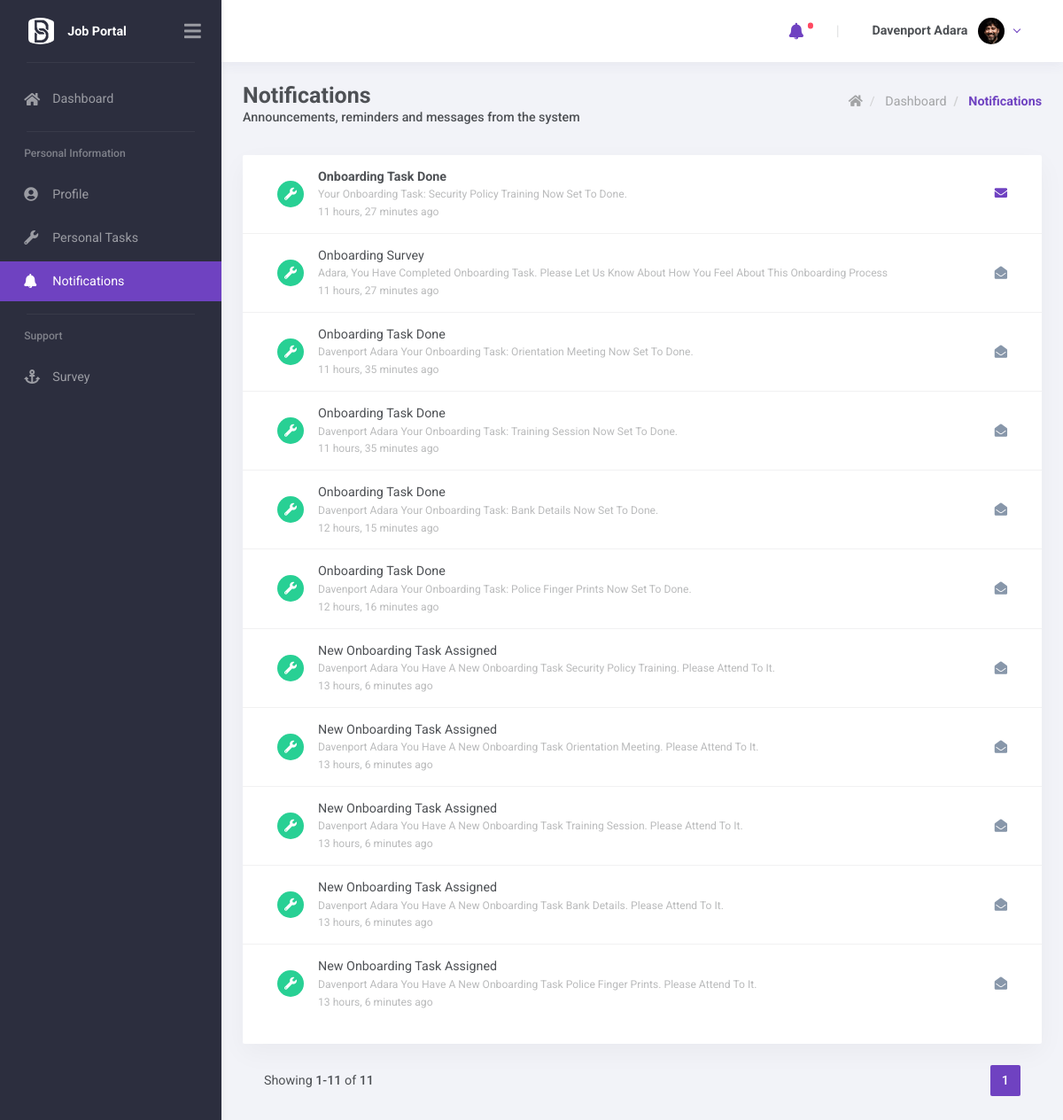
Page /app/notifications/ (signed in) on the committed database.
### core/models.py (models this page shows, shortened)
class Employee(AbstractUser, PermissionsMixin):
    id = models.UUIDField(primary_key=True, default=uuid.uuid4, editable=False)
    employee_number = models.CharField(max_length=10, editable=False, unique=True)
    nationalIdNo = models.CharField(max_length=150, help_text="format:XX-XXXXXX-A-XX", unique=True,
                                    verbose_name="Nation ID Number")
    profilePhoto = models.ImageField(blank=True, null=True, upload_to="users/profile-photos",
                                     verbose_name="Profile Photo")
    username = models.CharField(max_length=150, unique=True)
    email = models.EmailField(max_length=255, unique=True, )
    phone = PhoneNumberField(max_length=20, verbose_name="Phone Number")
    SEX_CHOICES = [
        ("MALE", "Male"),
        ("FEMALE", "Female"),
        ("UNKNOWN", "Unknown"),
    ]
    date_of_birth = models.DateField(blank=True, null=True)
    sex = models.CharField(max_length=10, choices=SEX_CHOICES, default="UNKNOWN", verbose_name="Sex")
    address_line_1 = models.CharField(max_length=255, blank=True, null=True, verbose_name="Address Line 1")
    address_line_2 = models.CharField(max_length=255, blank=True, null=True, verbose_name="Address Line 2")
    ROLE_CHOICES = [
        ('ADMIN', 'Admin'),
        ('APPLICANT', 'Applicant'),
        ('HR OFFICER', 'HR Officer'),
        ("EMPLOYEE", "Employee")
    ]
    role = models.CharField(max_length=255, choices=ROLE_CHOICES, default="ADMIN")
    active_assignment = models.OneToOneField('JobAssignments', on_delete=models.SET_NULL,
                                             related_name="active_employee", null=True, blank=True)
    objects = CustomUserManager()
    USERNAME_FIELD = 'email'
    REQUIRED_FIELDS = [
        "phone",
        "username",
        "first_name",
        "last_name",
        "nationalIdNo"
    ]
    def __str__(self):
        return self.last_name.upper() + " " + self.first_name.upper()
    class Meta:
        ordering = ["first_name", "last_name"]
        unique_together = [("nationalIdNo")]
        verbose_name = "Employee"
        verbose_name_plural = "Employees"

class BaseModel(models.Model):
    id = models.UUIDField(primary_key=True, default=uuid.uuid4, editable=False)
    createdAt = models.DateTimeField(auto_now_add=True)
    updatedAt = models.DateTimeField(auto_now=True)
    class Meta:
        abstract = True

class Notification(BaseModel):
    LEVELS_CHOICES = [('success', "Success"), ('info', "info"), ('warning', "Warning"), ('error', "Danger")]
    level = models.CharField(verbose_name='Level', choices=LEVELS_CHOICES, default="success", max_length=20)
    subject = models.CharField("Subject", max_length=255, default="Subject")
    description = models.TextField("Description", default="Description")
    recipient = models.ForeignKey(Employee, on_delete=models.CASCADE, related_name='notifications',
                                  verbose_name='Recipient', blank=False, )
    unread = models.BooleanField(verbose_name='Unread', default=True, db_index=True)
    author = models.ForeignKey(Employee, on_delete=models.CASCADE, related_name='sent_notifications',
                               verbose_name='Author', blank=False, )
    public = models.BooleanField(verbose_name='public', default=True, db_index=True)
    deleted = models.BooleanField(verbose_name='deleted', default=False, db_index=True)
    emailed = models.BooleanField(verbose_name='emailed', default=False, db_index=True)
    data = models.JSONField(verbose_name='data', blank=True, null=True)
    objects = NotificationQuerySet.as_manager()
    class Meta:
        ordering = ("-unread", '-createdAt',)
        verbose_name = "Notification"
        verbose_name_plural = 'Notifications'
    @property
    def timesince(self, now=None):
        from django.utils.timesince import timesince as timesince_
        return timesince_(self.createdAt, now)

### core/views.py (the view)
# urls.py: path('app/notifications/', NotificationListView.as_view(), name='app_notifications'),
class NotificationListView(AccessRequiredMixin, ListView, SearchFilter):
    template_name = "pages/notifications.html"
    required_roles = ["ADMIN", "HR OFFICER", "EMPLOYEE", "APPLICANT"]
    model = Notification
    paginate_by = settings.PAGE_SIZE
    paginator_class = Paginator
    total_count = 0
    search_fields = [
        "subject",
        "description",
    ]
    def get_queryset(self, **kwargs):
        queryset = super().get_queryset().filter(recipient=self.request.user)
        self.total_count = queryset.count()
        return self.filter_queryset_here(request=self.request, queryset=queryset)
    def get_context_data(self, **kwargs):
        context = super().get_context_data(**kwargs)
        context["total"] = self.total_count
        return context

### core/helpers/search_filter.py (called while the page is built, shortened)
def search_smart_split(search_terms):
    split_terms = []
    return split_terms

    def get_search_terms(self, request):
        value = request.GET.get(self.search_param, '')
        field = CharField(trim_whitespace=False, allow_blank=True)
        cleaned_value = field.run_validation(value)
        return search_smart_split(cleaned_value)

    def filter_queryset_here(self, queryset, request):
        search_terms = self.get_search_terms(request)
        if not self.search_fields or not search_terms:
            return queryset

### core/models.py (called while the page is built)
    def unread(self, include_deleted=False):
        return self.filter(unread=True, deleted=False)

### templates/pages/notifications.html
{% extends "layouts/app.layout.html" %}
{% block app-content %}
    {% include "includes/notifications_list/header.html" %}
    <div class="card">
        {% include "includes/notifications_list/table.html" %}
    </div>
    {% if page_obj %}
        <div class="mt-4">
    	{% include "components/datatables/pagination.html" %}
        </div>
    {% endif %}
{% endblock %}

### templates/layouts/includes/user-dropdown.html (shortened to what this page needs)
{% load static random_color %}
<div class="demo-navbar-user nav-item dropdown">
            <a class="nav-link dropdown-toggle" href="#" data-toggle="dropdown">
                <div class="d-inline-flex flex-lg-row-reverse align-items-center align-middle">
                    {% if request.user.profilePhoto %}
                    	 <img src="{{ request.user.profilePhoto.url }}" alt
                         class="d-block ui-w-30 rounded-circle">
                   {% else %}
                        <div class="d-flex align-items-center justify-content-center ui-w-30 rounded-circle {% random_user_color %} text-white">
                        {{ request.user.first_name | first  }}
                        </div>
                    {% endif %}
                    <span class="px-1 text-dark font-weight-bold mr-lg-2 ml-2 ml-lg-0 d-none d-md-inline">
                        {{ request.user | title }}
                    </span>
                </div>
            </a>
        </div>

### templates/includes/notifications_list/table.html (shortened to what this page needs)
{% if object_list.count %}
    <div class="table-responsive mb-4">
        <table class="table card-table table-sm">
            <tbody>
            {% for notification in object_list %}
                <tr>
                    <td>
                      {% if notification.data.link %}
                            <a href="{{ notification.data.link }}?from_notification={{ notification.id }}"
                               class="list-group-item list-group-item-action media d-flex align-items-center border-0">
                                <div class="ui-icon ui-icon-sm feather bg-{{ notification.get_level_display | lower }} border-0 text-white">
                                    <i class="{{ notification.data.icon }}"></i>
                                </div>
                                <div class="media-body line-height-condenced ml-3">
                                    <div class="text-dark {% if notification.unread %}font-weight-bold{% endif %} ">{{ notification.subject }}</div>
                                    <div class="text-light small mt-1">
                                        {{ notification.description | title }}
                                    </div>
                                    <div class="text-light small mt-1">{{ notification.timesince }} ago</div>
                                </div>
                                {% if notification.unread %}
                                	<i class="ml-auto fas fa-envelope text-primary"></i>
                                    {% else %}
                                	<i class="ml-auto fas fa-envelope-open text-secondary"></i>
                                {% endif %}
                            </a>
                        {% endif %}
                    </td>
                </tr>
            {% endfor %}
            </tbody>
        </table>
    </div>
{% else %}
    {% include "layouts/includes/empty-datatable.html" %}
{% endif %}

### static/assets/css/uikit.css (style rules this page uses)
.ui-w-30 { width: 30px !important; height: 30px !important; }
.ui-icon { display: inline-block; width: 46px; height: 46px; border: 2px solid; border-radius: 50%; vertical-align: middle; text-align: center; font-size: 18px; line-height: calc(46px - 4px); }
.ui-icon.border-0 { line-height: 46px; }
.ui-icon-sm { width: 30px; height: 30px; font-size: 14px; line-height: calc(30px - 4px); }
.ui-icon-sm.border-0 { line-height: 30px; }
.material-style .ui-icon { border-color: rgba(24, 28, 33, 0.06); }

### rows in the picture
Employee: user.profilePhoto (picture), user "Davenport Adara"
Notification: subject "Onboarding Task Done", description "Your Onboarding Task: Security Policy Training Now Set To Done.", timesince "11 hours, 27 minutes", unread True (drawn)
Notification: subject "Onboarding Survey", description "Adara, You Have Completed Onboarding Task. Please Let Us Know About How You Feel About This Onboarding Process", timesince "11 hours, 27 minutes", unread False (drawn)
Notification: subject "Onboarding Task Done", description "Davenport Adara Your Onboarding Task: Orientation Meeting Now Set To Done.", timesince "11 hours, 35 minutes", unread False (drawn)
Notification: subject "Onboarding Task Done", description "Davenport Adara Your Onboarding Task: Training Session Now Set To Done.", timesince "11 hours, 35 minutes", unread False (drawn)
Notification: subject "Onboarding Task Done", description "Davenport Adara Your Onboarding Task: Bank Details Now Set To Done.", timesince "12 hours, 15 minutes", unread False (drawn)
Notification: subject "Onboarding Task Done", description "Davenport Adara Your Onboarding Task: Police Finger Prints Now Set To Done.", timesince "12 hours, 16 minutes", unread False (drawn)
Notification: subject "New Onboarding Task Assigned", description "Davenport Adara You Have A New Onboarding Task Security Policy Training. Please Attend To It.", timesince "13 hours, 6 minutes", unread False (drawn)
Notification: subject "New Onboarding Task Assigned", description "Davenport Adara You Have A New Onboarding Task Orientation Meeting. Please Attend To It.", timesince "13 hours, 6 minutes", unread False (drawn)
Notification: subject "New Onboarding Task Assigned", description "Davenport Adara You Have A New Onboarding Task Training Session. Please Attend To It.", timesince "13 hours, 6 minutes", unread False (drawn)
Notification: subject "New Onboarding Task Assigned", description "Davenport Adara You Have A New Onboarding Task Bank Details. Please Attend To It.", timesince "13 hours, 6 minutes", unread False (drawn)
Notification: subject "New Onboarding Task Assigned", description "Davenport Adara You Have A New Onboarding Task Police Finger Prints. Please Attend To It.", timesince "13 hours, 6 minutes", unread False (drawn)

### other values in the picture
{{ page_obj.start_index }} "1"
{{ page_obj.end_index }} "11"
{{ total }} "11"
{{ page }} "1"
